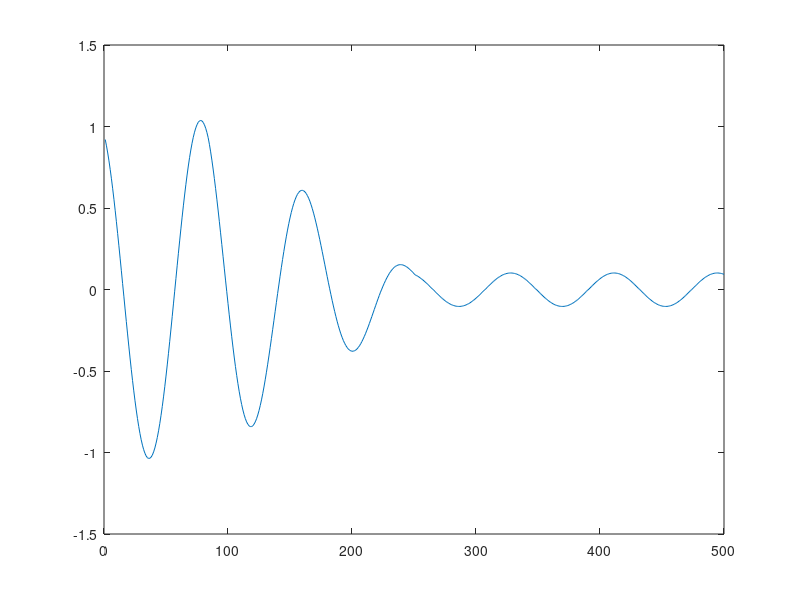

Recreate this plot in MATLAB. (Note: this script raises an error after producing the figure.)
clear all; close all; clc;

% dados do ICHQP
load('ICHQP-DIP.mat')
%trecho com salto de fase/magnitude
Sig = Signal(1361:1361+499);

%trecho estavel com mag baixa
%Sig = Signal(1700:1700+499);

%trecho estavel com mag alta
%Sig = Signal(500:500+499);

plot(Sig);

%teriamos que detectar tau neste caso...
% primeira estimativa no olho
tau_n = 251;

[f1,f2,f_r,h_f] = MedSF(Sig, tau_n, Fs)

[f1p,f2p,f_rp,h_fp] = MedSF_PATV(Sig, tau_n, Fs)